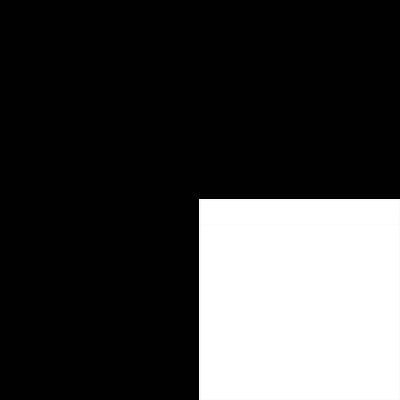
Frame 1 (no input)
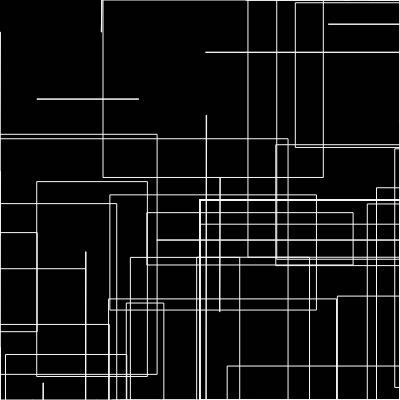
Frame 60 (no input)
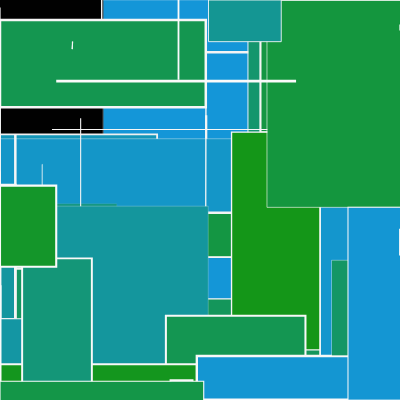
Frame 120 (the mouse pressed at the canvas centre since frame 60)

The p5.js sketch that drew these frames (run headless with seeded random() and noise() and a simulated clock; from frame 60 on, the mouse is pressed at the canvas centre):

// p5.js sketch
// ── sketch.js

let num = 2000;
let range = 300;
let count = 2;
let ax = [];
let ay = [];


function setup() {
  createCanvas(400, 400);
  for ( let i = 0; i < num; i++ ) {
    ax[i] = width/2;
    ay[i] = height / 2;
  }
  frameRate(30);
}

function draw() {
  background(1);

  // Shift all elements 1 place to the left
  for ( let i = 1; i < num; i++ ) {
    ax[i - 1] = ax[i];
    ay[i - 1] = ay[i];
  }

  // Put a new value at the end of the array
  ax[num - 1] += random(-range, range);
  ay[num - 1] += random(-range, range);

  // Constrain all points to the screen
  ax[num - 1] = constrain(ax[num - 1], 0, width);
  ay[num - 1] = constrain(ay[num - 1], 0, height);

  // Draw a line connecting the points
  for ( let j = 1; j < num; j++ ) {
    let val = j / num * 200.0 + 51;
    stroke(val);
    rect(ax[j - 1], ay[j - 1], ax[j], ay[j]);
    noFill();
    
    if(mouseIsPressed)
    {
      strokeWeight(random(0.01,3));
      fill(20,150,random(20,225))
    
    }
  }
}
